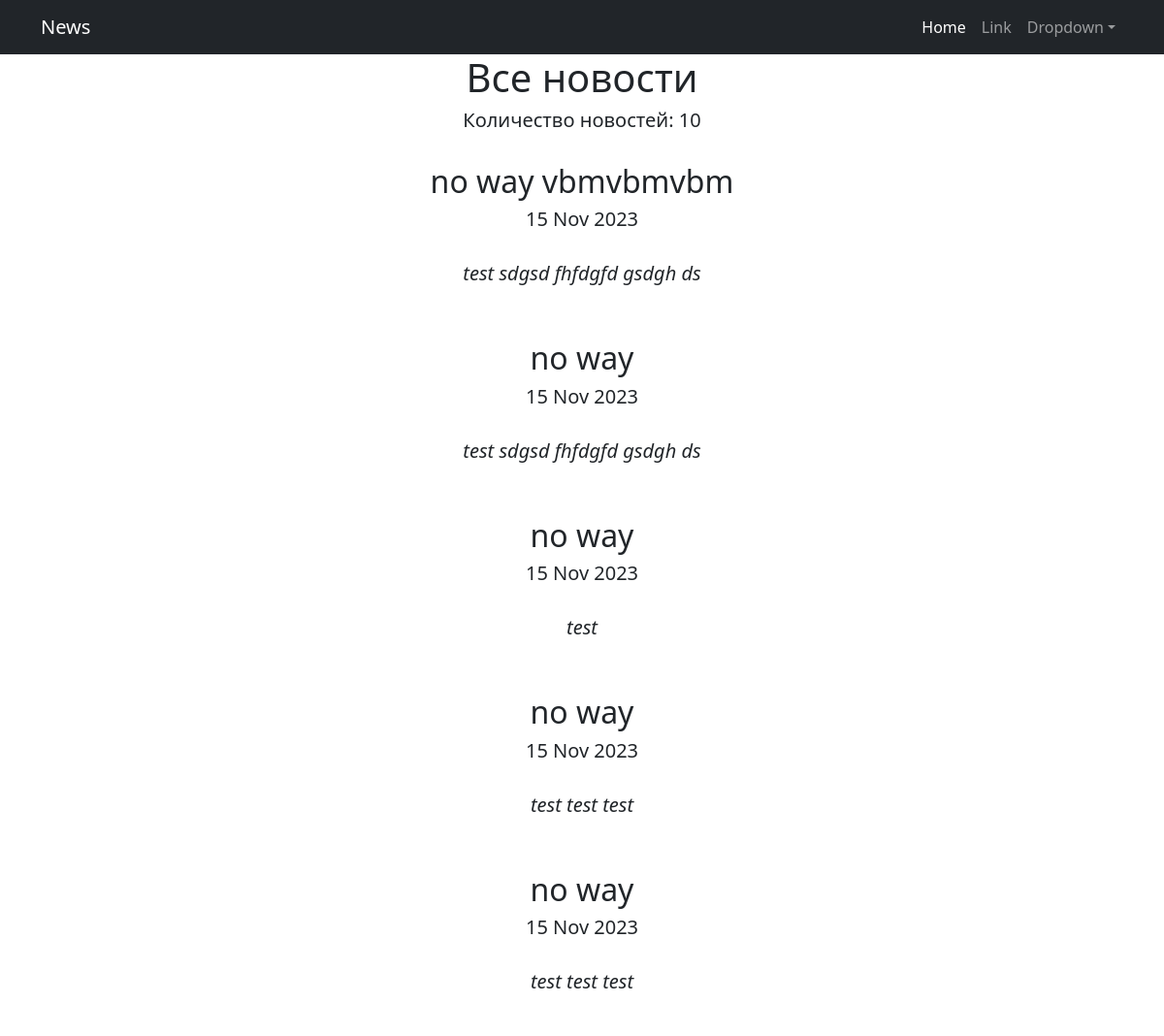
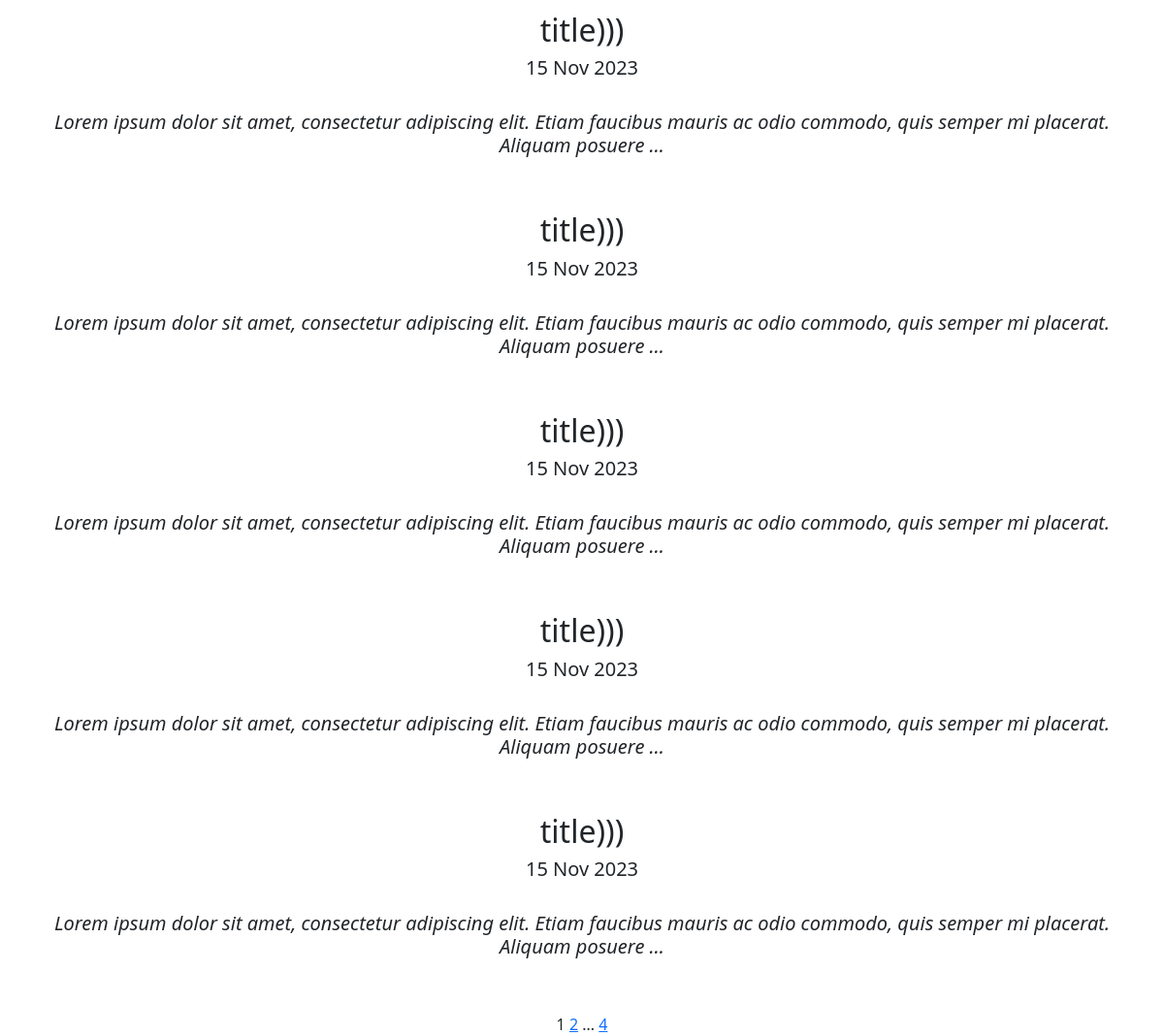
Page /news/ on the committed database (2 pictures, top to bottom).
### News/models.py (models this page shows, shortened)
class Post(models.Model):
    ARTICLE = 'AT'
    NEWS = 'NS'
    TYPE_OF_POST = [
        (ARTICLE, 'статья'),
        (NEWS, 'новость'),
    ]
    author = models.ForeignKey(Author, on_delete= models.CASCADE)
    type = models.CharField(max_length=2, choices=TYPE_OF_POST, default=ARTICLE)
    article_date = models.DateTimeField(auto_now_add=True)
    category = models.ManyToManyField(Category, through='PostCategory')
    title = models.CharField(max_length=255, default='title')
    text = models.TextField(default='text')
    rating = models.IntegerField(default=0)

### News/views.py (the view)
# urls.py: path('', PostsList.as_view(), name='post_list'),
class PostsList(ListView):
    model = Post
    ordering = '-article_date'
    template_name = 'posts.html'
    context_object_name = 'posts'
    paginate_by = 10

### News/templatetags/custom_filters.py (called while the page is built)
@register.filter()
def censor(value):
    m = value.split(' ')
    output = ''
    for word in m:
        if word.lower() in BAN_WORDS:
            word = word[0]+'*'*(len(word)-1)
        output += word+' '
    return output

### templates/posts.html (shortened to what this page needs)
{% extends 'flatpages/default.html' %}
{% load custom_filters %}
{% block content %}
<h1>Все новости</h1>
<h5>Количество новостей: {{ posts|length }}</h5>
<br>
{% for post in posts %}
<h2>{{ post.title|censor }}</h2>
<h5>{{ post.article_date|date:'d M Y' }}</h5>
<br>
<h5><i>{{ post.text|truncatewords:20|censor }}</i></h5>
<br>
<br>
{% endfor %}
   {{ page_obj.number }}
   {% if page_obj.has_next %}
       <a href="?page={{ page_obj.next_page_number }}">{{ page_obj.next_page_number }}</a>
       {% if paginator.num_pages != page_obj.next_page_number %}
           ...
           <a href="?page={{ page_obj.paginator.num_pages }}">{{ page_obj.paginator.num_pages }}</a>
       {% endif %}
   {% endif %}
{% endblock content %}

### rows in the picture
Post: title|censor "no way vbmvbmvbm", article_date "15 Nov 2023", text|censor "test sdgsd fhfdgfd gsdgh ds"
Post: title|censor "no way", article_date "15 Nov 2023", text|censor "test sdgsd fhfdgfd gsdgh ds"
Post: title|censor "no way", article_date "15 Nov 2023", text|censor "test"
Post: title|censor "no way", article_date "15 Nov 2023", text|censor "test test test"
Post: title|censor "no way", article_date "15 Nov 2023", text|censor "test test test"
Post: title|censor "title)))", article_date "15 Nov 2023", text|censor "Lorem ipsum dolor sit amet, consectetur adipiscing elit. Etiam faucibus mauris ac odio commodo, quis semper mi placerat. Aliquam posuere …"
Post: title|censor "title)))", article_date "15 Nov 2023", text|censor "Lorem ipsum dolor sit amet, consectetur adipiscing elit. Etiam faucibus mauris ac odio commodo, quis semper mi placerat. Aliquam posuere …"
Post: title|censor "title)))", article_date "15 Nov 2023", text|censor "Lorem ipsum dolor sit amet, consectetur adipiscing elit. Etiam faucibus mauris ac odio commodo, quis semper mi placerat. Aliquam posuere …"
Post: title|censor "title)))", article_date "15 Nov 2023", text|censor "Lorem ipsum dolor sit amet, consectetur adipiscing elit. Etiam faucibus mauris ac odio commodo, quis semper mi placerat. Aliquam posuere …"
Post: title|censor "title)))", article_date "15 Nov 2023", text|censor "Lorem ipsum dolor sit amet, consectetur adipiscing elit. Etiam faucibus mauris ac odio commodo, quis semper mi placerat. Aliquam posuere …"

### other values in the picture
{{ posts|length }} "10"
{{ page_obj.number }} "1"
{{ page_obj.next_page_number }} "2"
{{ page_obj.paginator.num_pages }} "4"
